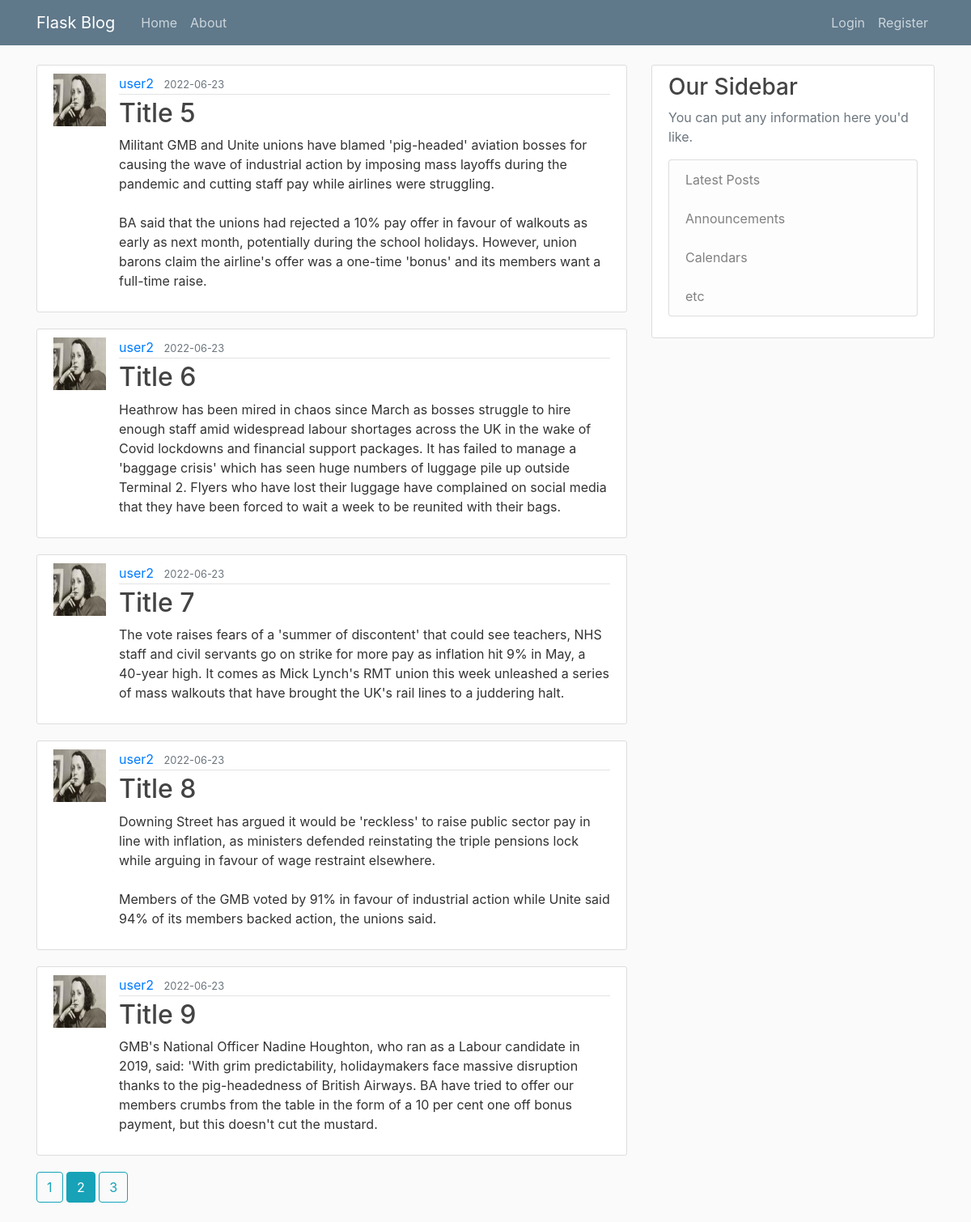
The page /home?page=2 on the database its author committed.
### flaskblog/models.py (models this page shows, shortened)
class Post(db.Model):
    id = db.Column(db.Integer, primary_key=True)
    title = db.Column(db.String(100), nullable=False)
    date_posted = db.Column(db.DateTime, nullable=False, default=dt.utcnow())
    content = db.Column(db.Text, nullable=False)
    user_id = db.Column(db.Integer, db.ForeignKey('user.id'), nullable=False)

class User(db.Model, UserMixin):
    id = db.Column(db.Integer, primary_key=True)
    username = db.Column(db.String(20), unique=True, nullable=False)
    email = db.Column(db.String(120), unique=True, nullable=False)
    image_file = db.Column(db.String(20), nullable=False, default='default.jpg')
    password = db.Column(db.String(60), nullable=False)
    posts = db.relationship('Post', backref='author', lazy=True)

### flaskblog/main/routes.py (the view)
@main.route("/")
@main.route("/home")
def home():
    page = request.args.get('page', 1, type=int)
    posts = Post.query.order_by(Post.date_posted.desc()).paginate(page=page, per_page=5)
    return render_template('home.html', posts=posts)

### flaskblog/templates/home.html (shortened to what this page needs)
{% extends "layout.html" %}
{% block content %}
    {% for post in posts.items %}
        <article class="media content-section">
          <img src="{{ url_for('static', filename='profile_pict/' + post.author.image_file) }}" alt="" class="rouded-circle article-img">
          <div class="media-body">
            <div class="article-metadata">
              <a class="mr-2" href="{{ url_for('users.user_posts', username=post.author.username) }}">{{ post.author.username }}</a>
              <small class="text-muted">{{ post.date_posted.strftime('%Y-%m-%d') }}</small>
            </div>
            <h2><a class="article-title" href="{{ url_for('posts.post', post_id=post.id) }}">{{ post.title }}</a></h2>
            <p class="article-content">{{ post.content }}</p>
          </div>
        </article>
    {% endfor %}
    {% for page_num in posts.iter_pages(left_edge=1, right_edge=1, left_current=1, right_current=2) %}
        {% if page_num %}
        {% if posts.page == page_num %}
          <a class="btn btn-info mb-4" href="{{ url_for('main.home', page=page_num) }}">{{ page_num }} </a>
        {% else %}
          <a class="btn btn-outline-info mb-4" href="{{ url_for('main.home', page=page_num) }}">{{ page_num }} </a>
        {% endif %}
        {% endif %}
    {% endfor %}
{% endblock content %}

### flaskblog/static/style.css (style rules this page uses)
body { background: #fafafa; color: #333333; margin-top: 5rem; }
h1, h2, h3, h4, h5, h6 { color: #444444; }
.content-section { background: #ffffff; padding: 10px 20px; border: 1px solid #dddddd; border-radius: 3px; margin-bottom: 20px; }
.article-title { color: #444444; }
.article-content { white-space: pre-line; }
.article-img { height: 65px; width: 65px; margin-right: 16px; }
.article-metadata { padding-bottom: 1px; margin-bottom: 4px; border-bottom: 1px solid #e3e3e3 }

### rows shown on the page
Post: image_file (picture), author.username "user2", date_posted "2022-06-23", title "Title 5", content "Militant GMB and Unite unions have blamed 'pig-headed' aviation bosses for causing the wave of industrial action by imposing mass layoffs during the pandemic and cutting staff pay while airlines were struggling. BA said that the unions had rejected a 10% pay offer in favour of walkouts as early as next month, potentially during the school holidays. However, union barons claim the airline's offer was a one-time 'bonus' and its members want a full-time raise."
Post: image_file (picture), author.username "user2", date_posted "2022-06-23", title "Title 6", content "Heathrow has been mired in chaos since March as bosses struggle to hire enough staff amid widespread labour shortages across the UK in the wake of Covid lockdowns and financial support packages. It has failed to manage a 'baggage crisis' which has seen huge numbers of luggage pile up outside Terminal 2. Flyers who have lost their luggage have complained on social media that they have been forced to wait a week to be reunited with their bags."
Post: image_file (picture), author.username "user2", date_posted "2022-06-23", title "Title 7", content "The vote raises fears of a 'summer of discontent' that could see teachers, NHS staff and civil servants go on strike for more pay as inflation hit 9% in May, a 40-year high. It comes as Mick Lynch's RMT union this week unleashed a series of mass walkouts that have brought the UK's rail lines to a juddering halt."
Post: image_file (picture), author.username "user2", date_posted "2022-06-23", title "Title 8", content "Downing Street has argued it would be 'reckless' to raise public sector pay in line with inflation, as ministers defended reinstating the triple pensions lock while arguing in favour of wage restraint elsewhere. Members of the GMB voted by 91% in favour of industrial action while Unite said 94% of its members backed action, the unions said."
Post: image_file (picture), author.username "user2", date_posted "2022-06-23", title "Title 9", content "GMB's National Officer Nadine Houghton, who ran as a Labour candidate in 2019, said: 'With grim predictability, holidaymakers face massive disruption thanks to the pig-headedness of British Airways. BA have tried to offer our members crumbs from the table in the form of a 10 per cent one off bonus payment, but this doesn't cut the mustard."

### other values the page prints
{{ page_num }} "1" "3"
{{ page_num }} "2"
